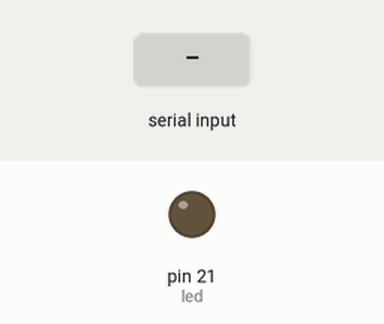
The sketch below on a simulated Arduino Mega 2560, built with avr-gcc and run on an emulated ATmega2560. On the bench: output pins drawn as LEDs (lit = HIGH). The test bench sets the inputs (shaded band).

Above: at 1.2 s.
1.3 s: "1\n" received over the second serial link
At 2.3 s:
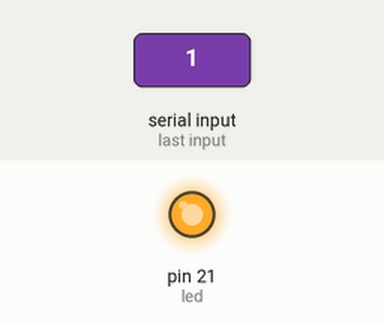
2.8 s: "0\n" received over the second serial link
At 3.4 s:
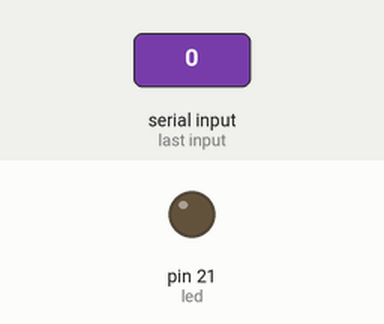
Timing chart, 0 to 5.8 s (numbered marks = the images above; inputs shaded):
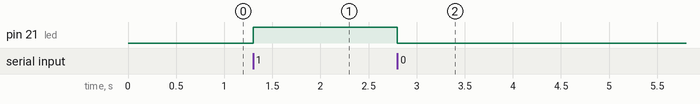

The sketch:

LED_Blue.ino
```cpp
char Incoming_value=0;
int led = 21;

void setup() {
  pinMode(led, OUTPUT);
  Serial1.begin(9600);
}

void loop() {
  if(Serial1.available()>0)
  {
  Incoming_value=Serial1.read();
  Serial1.print(Incoming_value);
  Serial1.print("\n");

  if(Incoming_value=='1')
    digitalWrite(led, HIGH);
  else if(Incoming_value=='0')
    digitalWrite(led, LOW);
  }
}
```

Measured:
- after the input at 1.3 s, pin 21 (led): LOW → HIGH at once
- after the input at 2.8 s, pin 21 (led): HIGH → LOW at once
